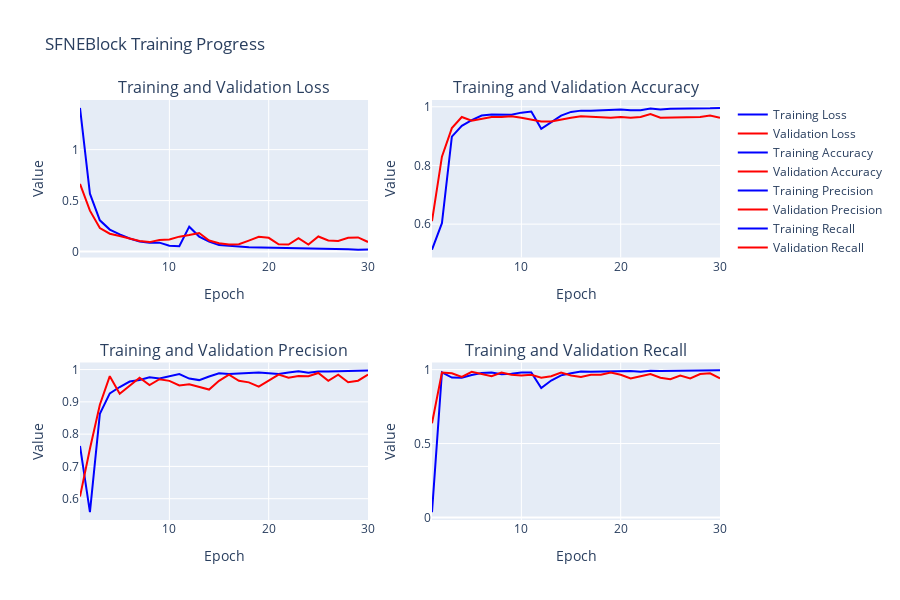

Source (notebook cell):
### Code cell
# Visualize training progress using KMR plotting utilities
print("📊 Creating training visualizations...")

fig = KMRPlotter.plot_training_history(
    history,
    metrics=['loss', 'accuracy', 'precision', 'recall'],
    title="SFNEBlock Training Progress",
    height=600
)
fig.show()
print("✅ Training visualizations created successfully!")

### Figure 1 — Plotly figure (JSON) as saved in the notebook; plotly's stock layout.template omitted (floating-point values rounded to 4 significant figures)
{"data": [{"line": {"color": "blue"}, "mode": "lines", "name": "Training Loss", "type": "scatter", "x": [1, 2, 3, 4, 5, 6, 7, 8, 9, 10, 11, 12, 13, 14, 15, 16, 17, 18, 19, 20, 21, 22, 23, 24, 25, 26, 27, 28, 29, 30], "xaxis": "x", "y": [1.409, 0.568, 0.3065, 0.2159, 0.1681, 0.1282, 0.09967, 0.08647, 0.08751, 0.05694, 0.05153, 0.2443, 0.1471, 0.09724, 0.06331, 0.05412, 0.04971, 0.04324, 0.04178, 0.03838, 0.03553, 0.0363, 0.02953, 0.02971, 0.02897, 0.03013, 0.02418, 0.02387, 0.01915, 0.01955], "yaxis": "y"}, {"line": {"color": "red"}, "mode": "lines", "name": "Validation Loss", "type": "scatter", "x": [1, 2, 3, 4, 5, 6, 7, 8, 9, 10, 11, 12, 13, 14, 15, 16, 17, 18, 19, 20, 21, 22, 23, 24, 25, 26, 27, 28, 29, 30], "xaxis": "x", "y": [0.6635, 0.401, 0.231, 0.1753, 0.1536, 0.1271, 0.1042, 0.09282, 0.1133, 0.1193, 0.1464, 0.1627, 0.1822, 0.108, 0.0811, 0.06991, 0.07199, 0.1078, 0.1454, 0.1348, 0.0711, 0.0695, 0.1307, 0.06839, 0.1484, 0.1094, 0.1039, 0.135, 0.1391, 0.09421], "yaxis": "y"}, {"line": {"color": "blue"}, "mode": "lines", "name": "Training Accuracy", "type": "scatter", "x": [1, 2, 3, 4, 5, 6, 7, 8, 9, 10, 11, 12, 13, 14, 15, 16, 17, 18, 19, 20, 21, 22, 23, 24, 25, 26, 27, 28, 29, 30], "xaxis": "x2", "y": [0.5131, 0.6031, 0.8981, 0.935, 0.9544, 0.97, 0.9737, 0.9725, 0.9725, 0.98, 0.9837, 0.925, 0.9475, 0.97, 0.9825, 0.9869, 0.9862, 0.9881, 0.99, 0.9906, 0.9881, 0.9881, 0.9937, 0.9906, 0.9931, 0.9931, 0.9944, 0.9937, 0.995, 0.9962], "yaxis": "y2"}, {"line": {"color": "red"}, "mode": "lines", "name": "Validation Accuracy", "type": "scatter", "x": [1, 2, 3, 4, 5, 6, 7, 8, 9, 10, 11, 12, 13, 14, 15, 16, 17, 18, 19, 20, 21, 22, 23, 24, 25, 26, 27, 28, 29, 30], "xaxis": "x2", "y": [0.61, 0.83, 0.9275, 0.965, 0.9525, 0.96, 0.965, 0.965, 0.9675, 0.9625, 0.9575, 0.95, 0.95, 0.9575, 0.9625, 0.9675, 0.965, 0.9625, 0.9625, 0.965, 0.9625, 0.965, 0.975, 0.9625, 0.9625, 0.9625, 0.9625, 0.965, 0.97, 0.9625], "yaxis": "y2"}, {"line": {"color": "blue"}, "mode": "lines", "name": "Training Precision", "type": "scatter", "x": [1, 2, 3, 4, 5, 6, 7, 8, 9, 10, 11, 12, 13, 14, 15, 16, 17, 18, 19, 20, 21, 22, 23, 24, 25, 26, 27, 28, 29, 30], "xaxis": "x3", "y": [0.7632, 0.5584, 0.863, 0.9264, 0.9459, 0.963, 0.9679, 0.976, 0.9725, 0.9788, 0.9862, 0.9722, 0.9673, 0.9783, 0.9886, 0.9862, 0.9875, 0.9899, 0.9912, 0.9888, 0.9863, 0.9912, 0.995, 0.99, 0.9937, 0.9937, 0.995, 0.995, 0.9962, 0.9975], "yaxis": "y3"}, {"line": {"color": "red"}, "mode": "lines", "name": "Validation Precision", "type": "scatter", "x": [1, 2, 3, 4, 5, 6, 7, 8, 9, 10, 11, 12, 13, 14, 15, 16, 17, 18, 19, 20, 21, 22, 23, 24, 25, 26, 27, 28, 29, 30], "xaxis": "x3", "y": [0.6066, 0.7548, 0.8909, 0.9795, 0.9252, 0.9512, 0.9746, 0.9517, 0.97, 0.965, 0.951, 0.9548, 0.9458, 0.9381, 0.965, 0.9845, 0.9652, 0.9604, 0.9471, 0.9652, 0.9844, 0.9746, 0.9799, 0.9794, 0.9895, 0.965, 0.9844, 0.9606, 0.9655, 0.9844], "yaxis": "y3"}, {"line": {"color": "blue"}, "mode": "lines", "name": "Training Recall", "type": "scatter", "x": [1, 2, 3, 4, 5, 6, 7, 8, 9, 10, 11, 12, 13, 14, 15, 16, 17, 18, 19, 20, 21, 22, 23, 24, 25, 26, 27, 28, 29, 30], "xaxis": "x4", "y": [0.0363, 0.9812, 0.9462, 0.9449, 0.9637, 0.9775, 0.98, 0.9687, 0.9725, 0.9812, 0.9812, 0.8748, 0.9262, 0.9612, 0.9762, 0.9875, 0.985, 0.9862, 0.9887, 0.9925, 0.99, 0.985, 0.9925, 0.9912, 0.9925, 0.9925, 0.9937, 0.9925, 0.9937, 0.995], "yaxis": "y4"}, {"line": {"color": "red"}, "mode": "lines", "name": "Validation Recall", "type": "scatter", "x": [1, 2, 3, 4, 5, 6, 7, 8, 9, 10, 11, 12, 13, 14, 15, 16, 17, 18, 19, 20, 21, 22, 23, 24, 25, 26, 27, 28, 29, 30], "xaxis": "x4", "y": [0.6368, 0.9801, 0.9751, 0.9502, 0.9851, 0.9701, 0.9552, 0.9801, 0.9652, 0.9602, 0.9652, 0.9453, 0.9552, 0.9801, 0.9602, 0.9502, 0.9652, 0.9652, 0.9801, 0.9652, 0.9403, 0.9552, 0.9701, 0.9453, 0.9353, 0.9602, 0.9403, 0.9701, 0.9751, 0.9403], "yaxis": "y4"}], "layout": {"annotations": [{"font": {"size": 16}, "showarrow": false, "text": "Training and Validation Loss", "x": 0.225, "xanchor": "center", "xref": "paper", "y": 1, "yanchor": "bottom", "yref": "paper"}, {"font": {"size": 16}, "showarrow": false, "text": "Training and Validation Accuracy", "x": 0.775, "xanchor": "center", "xref": "paper", "y": 1, "yanchor": "bottom", "yref": "paper"}, {"font": {"size": 16}, "showarrow": false, "text": "Training and Validation Precision", "x": 0.225, "xanchor": "center", "xref": "paper", "y": 0.375, "yanchor": "bottom", "yref": "paper"}, {"font": {"size": 16}, "showarrow": false, "text": "Training and Validation Recall", "x": 0.775, "xanchor": "center", "xref": "paper", "y": 0.375, "yanchor": "bottom", "yref": "paper"}], "height": 600, "showlegend": true, "title": {"text": "SFNEBlock Training Progress"}, "xaxis": {"anchor": "y", "domain": [0, 0.45], "title": {"text": "Epoch"}}, "xaxis2": {"anchor": "y2", "domain": [0.55, 1], "title": {"text": "Epoch"}}, "xaxis3": {"anchor": "y3", "domain": [0, 0.45], "title": {"text": "Epoch"}}, "xaxis4": {"anchor": "y4", "domain": [0.55, 1], "title": {"text": "Epoch"}}, "yaxis": {"anchor": "x", "domain": [0.625, 1], "title": {"text": "Value"}}, "yaxis2": {"anchor": "x2", "domain": [0.625, 1], "title": {"text": "Value"}}, "yaxis3": {"anchor": "x3", "domain": [0, 0.375], "title": {"text": "Value"}}, "yaxis4": {"anchor": "x4", "domain": [0, 0.375], "title": {"text": "Value"}}}}
